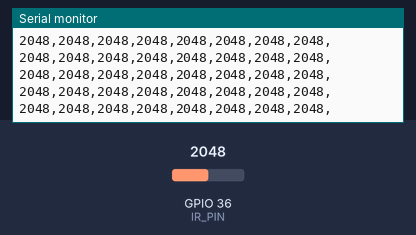
A sketch run on a simulated ESP32. On the bench: the last lines printed to the serial monitor. Inputs (shaded band) come from the test bench; at power-on: GPIO 36 (IR_PIN) = 2048.

Above: at 1.2 s.
1.3 s: GPIO 36 (IR_PIN) set to 2866
At 1.32 s:
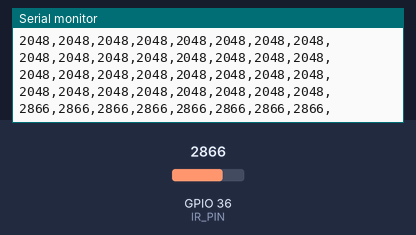
2.8 s: GPIO 36 (IR_PIN) set to 3603
At 2.84 s:
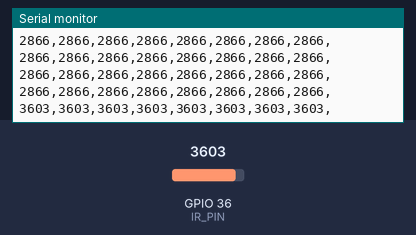
Timing chart, 0 to 5.8 s (numbered marks = the images above; inputs shaded):
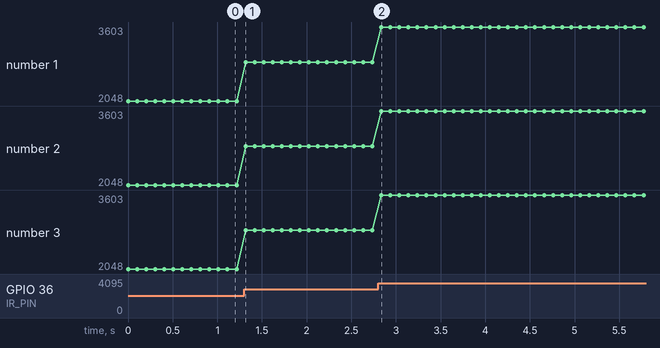

The sketch:

74hc4051.ino
```cpp
#define IR_PIN 36  // 類比輸入腳位（A0）
#define S0 32      // 切換通道編號的腳位
#define S1 33
#define S2 34

/* 參數n：指定類比通道的數字0~7。
   傳回值：指定通道的類比值。    */
uint16_t readIR(byte n) {
  digitalWrite(S0, bitRead(n, 0));
  digitalWrite(S1, bitRead(n, 1));
  digitalWrite(S2, bitRead(n, 2));
  return analogRead(IR_PIN);    // 傳回通道n的類比感測值
}

void setup() {
  Serial.begin(115200);
  pinMode (S0, OUTPUT);
  pinMode (S1, OUTPUT);
  pinMode (S2, OUTPUT);
  // 設定類比輸入埠的電壓上限（3.6V）和量化位元（10）
  analogSetAttenuation(ADC_11db);
  analogSetWidth(10);  // 設定類比取樣位元數
}

void loop () {
  for (byte i = 0; i < 8; i++) {
    Serial.printf("%d,", readIR(i));
  }
  Serial.println("");
  delay (100);
}
```

Measured:
- after the input at 1.3 s, the serial monitor: prints a new line at once (image 1)
- after the input at 2.8 s, the serial monitor: prints a new line at once (image 2)
- plotted number 1: 2048 → 2866 after the input at 1.3 s, 2866 → 3603 after the input at 2.8 s
- plotted number 2: 2048 → 2866 after the input at 1.3 s, 2866 → 3603 after the input at 2.8 s
- plotted number 3: 2048 → 2866 after the input at 1.3 s, 2866 → 3603 after the input at 2.8 s
